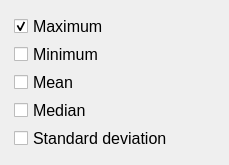
                            <widget class="QWidget" name="scrollAreaWidgetContents">
                             <property name="geometry">
                              <rect>
                               <x>0</x>
                               <y>0</y>
                               <width>229</width>
                               <height>141</height>
                              </rect>
                             </property>
                             <layout class="QVBoxLayout" name="verticalLayout_4">
                              <item>
                               <widget class="QWidget" name="widget" native="true">
                                <layout class="QVBoxLayout" name="verticalLayout">
                                 <property name="spacing">
                                  <number>3</number>
                                 </property>
                                 <property name="leftMargin">
                                  <number>3</number>
                                 </property>
                                 <property name="topMargin">
                                  <number>3</number>
                                 </property>
                                 <property name="rightMargin">
                                  <number>3</number>
                                 </property>
                                 <property name="bottomMargin">
                                  <number>3</number>
                                 </property>
                                 <item>
                                  <widget class="QCheckBox" name="checkBox_5">
                                   <property name="font">
                                    <font>
                                     <family>Arial</family>
                                     <pointsize>12</pointsize>
                                    </font>
                                   </property>
                                   <property name="text">
                                    <string>Maximum</string>
                                   </property>
                                   <property name="checked">
                                    <bool>true</bool>
                                   </property>
                                  </widget>
                                 </item>
                                 <item>
                                  <widget class="QCheckBox" name="checkBox_7">
                                   <property name="font">
                                    <font>
                                     <family>Arial</family>
                                     <pointsize>12</pointsize>
                                    </font>
                                   </property>
                                   <property name="text">
                                    <string>Minimum</string>
                                   </property>
                                   <property name="checked">
                                    <bool>false</bool>
                                   </property>
                                  </widget>
                                 </item>
                                 <item>
                                  <widget class="QCheckBox" name="checkBox_10">
                                   <property name="font">
                                    <font>
                                     <family>Arial</family>
                                     <pointsize>12</pointsize>
                                    </font>
                                   </property>
                                   <property name="text">
                                    <string>Mean</string>
                                   </property>
                                  </widget>
                                 </item>
                                 <item>
                                  <widget class="QCheckBox" name="checkBox_11">
                                   <property name="font">
                                    <font>
                                     <family>Arial</family>
                                     <pointsize>12</pointsize>
                                    </font>
                                   </property>
                                   <property name="text">
                                    <string>Median</string>
                                   </property>
                                  </widget>
                                 </item>
                                 <item>
                                  <widget class="QCheckBox" name="checkBox_9">
                                   <property name="font">
                                    <font>
                                     <family>Arial</family>
                                     <pointsize>12</pointsize>
                                    </font>
                                   </property>
                                   <property name="text">
                                    <string>Standard deviation</string>
                                   </property>
                                  </widget>
                                 </item>
                                </layout>
                               </widget>
                              </item>
                             </layout>
                            </widget>
